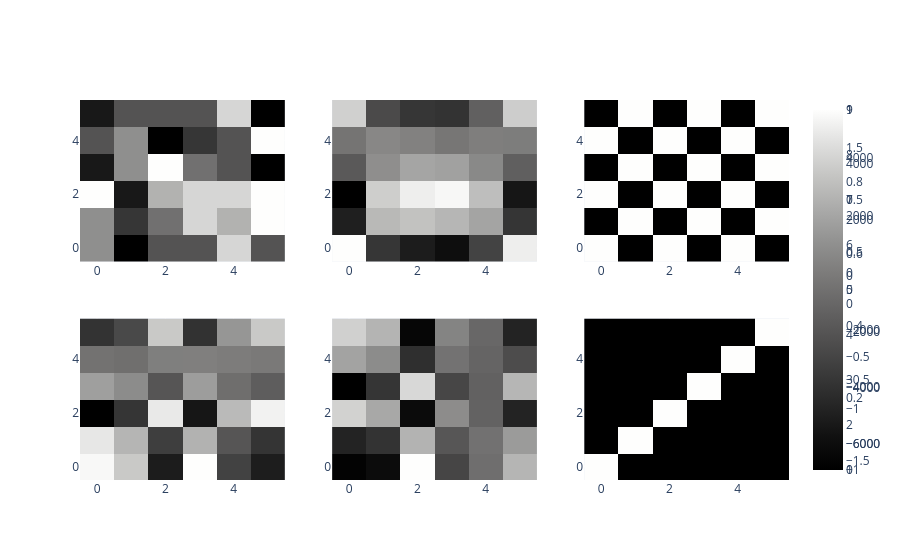

The notebook cell this image was saved under:
### Code cell
colors = make_subplots(2, 3, column_widths=[0.2, 0.2, 0.2])

random.seed(0)
A = random.randint(1, 10, size=(6, 6))
colors.add_trace(go.Heatmap(z=A, colorscale='gray'), row=1, col=1)


A_transform = A.copy()
for i in range(A.shape[0]):
    for j in range(A.shape[1]):
        A_transform[i, j] = np.round(linalg.det(np.delete(np.delete(A, i, axis=0), j, axis=1)))
colors.add_trace(go.Heatmap(z=A_transform, colorscale='gray'), row=1, col=2)

grid = (-1) ** (np.arange(A_transform.shape[0])[:, np.newaxis] + np.arange(A_transform.shape[1]))
colors.add_trace(go.Heatmap(z=grid, colorscale='gray'), row=1, col=3)

A_transform *= grid
colors.add_trace(go.Heatmap(z=A_transform, colorscale='gray'), row=2, col=1)

A_inv = (linalg.det(A) ** -1) * A_transform.T 
colors.add_trace(go.Heatmap(z=A_inv, colorscale='gray'), row=2, col=2)

res = A_inv @ A
colors.add_trace(go.Heatmap(z=res, colorscale='gray'), row=2, col=3)

colors.show()

### Figure 1 — Plotly figure (JSON) as saved in the notebook; plotly's stock layout.template omitted (floating-point values rounded to 4 significant figures)
{"data": [{"colorscale": [[0, "rgb(0, 0, 0)"], [0.09091, "rgb(16, 16, 16)"], [0.1818, "rgb(38, 38, 38)"], [0.2727, "rgb(59, 59, 59)"], [0.3636, "rgb(81, 80, 80)"], [0.4545, "rgb(102, 101, 101)"], [0.5455, "rgb(124, 123, 122)"], [0.6364, "rgb(146, 146, 145)"], [0.7273, "rgb(171, 171, 170)"], [0.8182, "rgb(197, 197, 195)"], [0.9091, "rgb(224, 224, 223)"], [1, "rgb(254, 254, 253)"]], "type": "heatmap", "xaxis": "x", "yaxis": "y", "z": [[6, 1, 4, 4, 8, 4], [6, 3, 5, 8, 7, 9], [9, 2, 7, 8, 8, 9], [2, 6, 9, 5, 4, 1], [4, 6, 1, 3, 4, 9], [2, 4, 4, 4, 8, 1]]}, {"colorscale": [[0, "rgb(0, 0, 0)"], [0.09091, "rgb(16, 16, 16)"], [0.1818, "rgb(38, 38, 38)"], [0.2727, "rgb(59, 59, 59)"], [0.3636, "rgb(81, 80, 80)"], [0.4545, "rgb(102, 101, 101)"], [0.5455, "rgb(124, 123, 122)"], [0.6364, "rgb(146, 146, 145)"], [0.7273, "rgb(171, 171, 170)"], [0.8182, "rgb(197, 197, 195)"], [0.9091, "rgb(224, 224, 223)"], [1, "rgb(254, 254, 253)"]], "type": "heatmap", "xaxis": "x2", "yaxis": "y2", "z": [[5688, -3752, -5128, -5912, -3056, 5072], [-5016, 2864, 3256, 2744, 1952, -3824], [-6918, 3772, 5078, 5422, 3106, -5452], [-1833, 922, 1973, 1777, 631, -1522], [-399, 566, 259, -289, 113, 34], [3876, -2664, -3756, -3924, -1452, 3744]]}, {"colorscale": [[0, "rgb(0, 0, 0)"], [0.09091, "rgb(16, 16, 16)"], [0.1818, "rgb(38, 38, 38)"], [0.2727, "rgb(59, 59, 59)"], [0.3636, "rgb(81, 80, 80)"], [0.4545, "rgb(102, 101, 101)"], [0.5455, "rgb(124, 123, 122)"], [0.6364, "rgb(146, 146, 145)"], [0.7273, "rgb(171, 171, 170)"], [0.8182, "rgb(197, 197, 195)"], [0.9091, "rgb(224, 224, 223)"], [1, "rgb(254, 254, 253)"]], "type": "heatmap", "xaxis": "x3", "yaxis": "y3", "z": [[1, -1, 1, -1, 1, -1], [-1, 1, -1, 1, -1, 1], [1, -1, 1, -1, 1, -1], [-1, 1, -1, 1, -1, 1], [1, -1, 1, -1, 1, -1], [-1, 1, -1, 1, -1, 1]]}, {"colorscale": [[0, "rgb(0, 0, 0)"], [0.09091, "rgb(16, 16, 16)"], [0.1818, "rgb(38, 38, 38)"], [0.2727, "rgb(59, 59, 59)"], [0.3636, "rgb(81, 80, 80)"], [0.4545, "rgb(102, 101, 101)"], [0.5455, "rgb(124, 123, 122)"], [0.6364, "rgb(146, 146, 145)"], [0.7273, "rgb(171, 171, 170)"], [0.8182, "rgb(197, 197, 195)"], [0.9091, "rgb(224, 224, 223)"], [1, "rgb(254, 254, 253)"]], "type": "heatmap", "xaxis": "x4", "yaxis": "y4", "z": [[5688, 3752, -5128, 5912, -3056, -5072], [5016, 2864, -3256, 2744, -1952, -3824], [-6918, -3772, 5078, -5422, 3106, 5452], [1833, 922, -1973, 1777, -631, -1522], [-399, -566, 259, 289, 113, -34], [-3876, -2664, 3756, -3924, 1452, 3744]]}, {"colorscale": [[0, "rgb(0, 0, 0)"], [0.09091, "rgb(16, 16, 16)"], [0.1818, "rgb(38, 38, 38)"], [0.2727, "rgb(59, 59, 59)"], [0.3636, "rgb(81, 80, 80)"], [0.4545, "rgb(102, 101, 101)"], [0.5455, "rgb(124, 123, 122)"], [0.6364, "rgb(146, 146, 145)"], [0.7273, "rgb(171, 171, 170)"], [0.8182, "rgb(197, 197, 195)"], [0.9091, "rgb(224, 224, 223)"], [1, "rgb(254, 254, 253)"]], "type": "heatmap", "xaxis": "x5", "yaxis": "y5", "z": [[-1.529, -1.348, 1.86, -0.4927, 0.1073, 1.042], [-1.009, -0.7699, 1.014, -0.2478, 0.1522, 0.7161], [1.378, 0.8753, -1.365, 0.5304, -0.06962, -1.01], [-1.589, -0.7376, 1.458, -0.4777, -0.07769, 1.055], [0.8215, 0.5247, -0.8349, 0.1696, -0.03038, -0.3903], [1.363, 1.028, -1.466, 0.4091, 0.00914, -1.006]]}, {"colorscale": [[0, "rgb(0, 0, 0)"], [0.09091, "rgb(16, 16, 16)"], [0.1818, "rgb(38, 38, 38)"], [0.2727, "rgb(59, 59, 59)"], [0.3636, "rgb(81, 80, 80)"], [0.4545, "rgb(102, 101, 101)"], [0.5455, "rgb(124, 123, 122)"], [0.6364, "rgb(146, 146, 145)"], [0.7273, "rgb(171, 171, 170)"], [0.8182, "rgb(197, 197, 195)"], [0.9091, "rgb(224, 224, 223)"], [1, "rgb(254, 254, 253)"]], "type": "heatmap", "xaxis": "x6", "yaxis": "y6", "z": [[1.0, 0.0, 0.0, -8.882e-16, 0.0, 1.11e-15], [0.0, 1.0, 0.0, 0.0, 8.882e-16, -1.11e-15], [4.441e-16, 0.0, 1.0, -8.882e-16, 1.776e-15, 4.441e-16], [-1.776e-15, 0.0, -8.882e-16, 1.0, 0.0, -8.882e-16], [-8.882e-16, 0.0, 0.0, -2.22e-16, 1.0, -4.996e-16], [4.441e-16, 0.0, 0.0, 0.0, 0.0, 1.0]]}], "layout": {"xaxis": {"anchor": "y", "domain": [0, 0.2889]}, "xaxis2": {"anchor": "y2", "domain": [0.3556, 0.6444]}, "xaxis3": {"anchor": "y3", "domain": [0.7111, 1.0]}, "xaxis4": {"anchor": "y4", "domain": [0, 0.2889]}, "xaxis5": {"anchor": "y5", "domain": [0.3556, 0.6444]}, "xaxis6": {"anchor": "y6", "domain": [0.7111, 1.0]}, "yaxis": {"anchor": "x", "domain": [0.575, 1]}, "yaxis2": {"anchor": "x2", "domain": [0.575, 1]}, "yaxis3": {"anchor": "x3", "domain": [0.575, 1]}, "yaxis4": {"anchor": "x4", "domain": [0, 0.425]}, "yaxis5": {"anchor": "x5", "domain": [0, 0.425]}, "yaxis6": {"anchor": "x6", "domain": [0, 0.425]}}}
